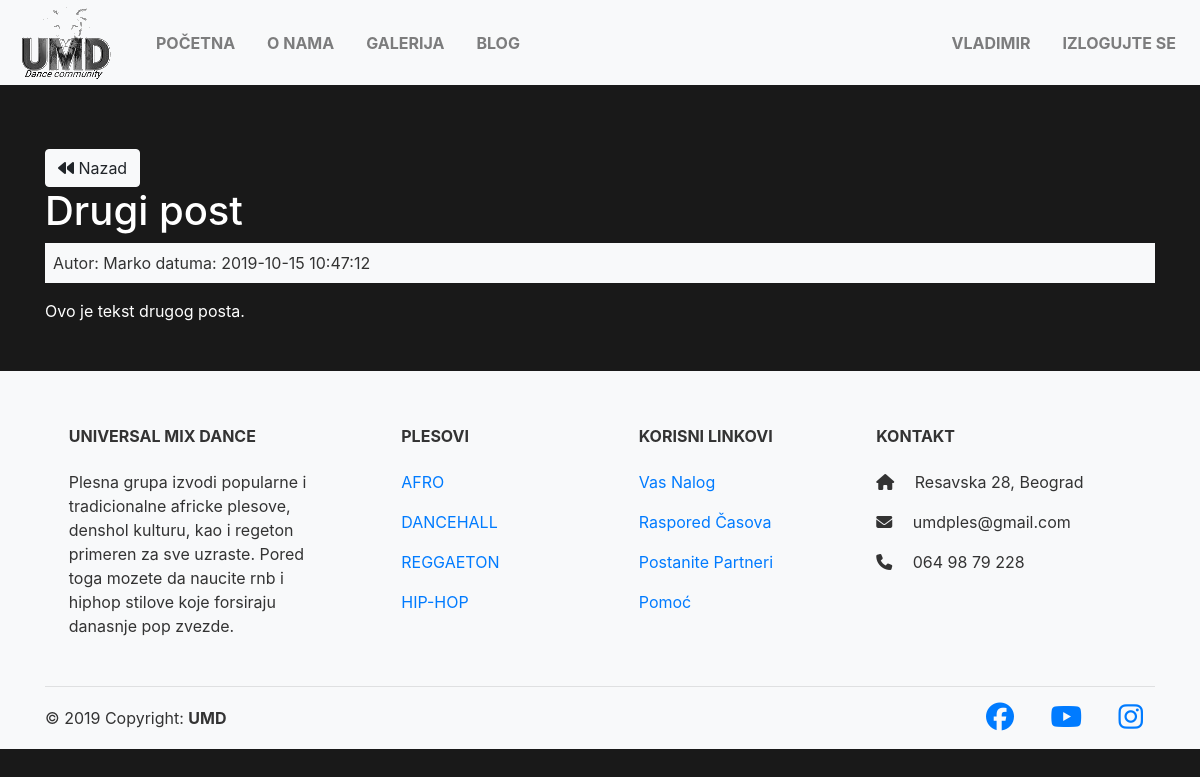
/posts/show/8 (signed in), run on the app's committed database.
### tables this page shows
CREATE TABLE `posts` (
  `id` int(11) NOT NULL,
  `user_id` int(11) NOT NULL,
  `title` varchar(255) NOT NULL,
  `body` text NOT NULL,
  `created_at` datetime NOT NULL DEFAULT current_timestamp()
);

CREATE TABLE `users` (
  `id` int(11) NOT NULL,
  `name` varchar(255) NOT NULL,
  `email` varchar(255) NOT NULL,
  `password` varchar(255) NOT NULL,
  `created_at` datetime NOT NULL DEFAULT current_timestamp()
);

### app/controllers/Posts.php (called while the page is built, shortened)
<?php
  class Posts extends Controller {
    public function __construct(){
      $this->postModel = $this->model('Post');
      $this->userModel = $this->model('User');
    }
    public function show($id){
      $post = $this->postModel->getPostById($id);
      $user = $this->userModel->getUserById($post->user_id);
      $data = [
        'post' => $post,
        'user' => $user
      ];
      $this->view('posts/show', $data);
    }
  }

### app/libraries/Core.php (called while the page is built, shortened)
<?php
  class Core {
    protected $currentMethod = 'index';
    public function __construct(){
      $url = $this->getUrl();
      if(file_exists('../app/controllers/' . ucwords($url[0]). '.php')){
        unset($url[0]);
      }
      $this->currentController = new $this->currentController;
      if(isset($url[1])){
        if(method_exists($this->currentController, $url[1])){
          $this->currentMethod = $url[1];
          unset($url[1]);
        }
      }
      $this->params = $url ? array_values($url) : [];
      call_user_func_array([$this->currentController, $this->currentMethod], $this->params);
    }
    public function getUrl(){
      if(isset($_GET['url'])){
        $url = rtrim($_GET['url'], '/');
        $url = filter_var($url, FILTER_SANITIZE_URL);
        $url = explode('/', $url);
        return $url;
      }
    }
  }

### public/index.php (called while the page is built, shortened)
<?php
    $init = new Core;

### app/libraries/Database.php (called while the page is built, shortened)
<?php
  class Database {
    private $host = DB_HOST;
    private $user = DB_USER;
    private $pass = DB_PASS;
    private $dbname = DB_NAME;
    private $dbh;
    private $stmt;
    public function __construct(){
      $dsn = 'mysql:host=' . $this->host . ';dbname=' . $this->dbname;
      $options = array(
        PDO::ATTR_PERSISTENT => true,
        PDO::ATTR_ERRMODE => PDO::ERRMODE_EXCEPTION
      );
      try{
        $this->dbh = new PDO($dsn, $this->user, $this->pass, $options);
      } catch(PDOException $e){
        $this->error = $e->getMessage();
        echo $this->error;
      }
    }
    public function query($sql){
      $this->stmt = $this->dbh->prepare($sql);
    }
    public function bind($param, $value, $type = null){
      if(is_null($type)){
        switch(true){
          default:
            $type = PDO::PARAM_STR;
        }
      }
      $this->stmt->bindValue($param, $value, $type);
    }
    public function execute(){
      return $this->stmt->execute();
    }
    public function single(){
      $this->execute();
      return $this->stmt->fetch(PDO::FETCH_OBJ);
    }
  }

### app/models/Post.php (called while the page is built, shortened)
<?php
  class Post {
    private $db;
    public function __construct(){
      $this->db = new Database;
    }
    public function getPostById($id){
      $this->db->query('SELECT * FROM posts WHERE id = :id');
      $this->db->bind(':id', $id);
      $row = $this->db->single();
      return $row;
    }
  }

### app/models/User.php (called while the page is built, shortened)
<?php
  class User {
    private $db;
    public function __construct(){
      $this->db = new Database;
    }
    public function getUserById($id){
      $this->db->query('SELECT * FROM users WHERE id = :id');
      $this->db->bind(':id', $id);
      $row = $this->db->single();
      return $row;
    }
  }

### app/views/posts/show.php (the view, shortened to what this page needs)
<?php require APPROOT . '/views/inc/header.php'; ?>
  <div class='container mt-5 mb-5'>
    <a href="<?php echo URLROOT; ?>/posts" class=" mt-3 btn btn-light">
      <i class="fa fa-backward"></i> Nazad
    </a>
    <br>
    <h1><?php echo $data['post']->title; ?></h1>
    <div class="bg-light text-black p-2 mb-3">
      Autor: <?php echo $data['user']->name; ?> datuma: <?php echo $data['post']->created_at; ?>
    </div>
    <p><?php echo $data['post']->body; ?></p>
  </div>
<?php require APPROOT . '/views/inc/footer.php'; ?>

### public/css/style.css (style rules this page uses)
body { background: rgba(0, 0, 0, 0.9); margin: 0; color: #fff; }
.bg-light { background: #f4f4f4; color: #333; }

### data on the page
posts: title "Drugi post", created_at "2019-10-15 10:47:12", body "Ovo je tekst drugog posta."
users: name "Marko"

### other printed values
$_SESSION['user_name'] "VLADIMIR"
